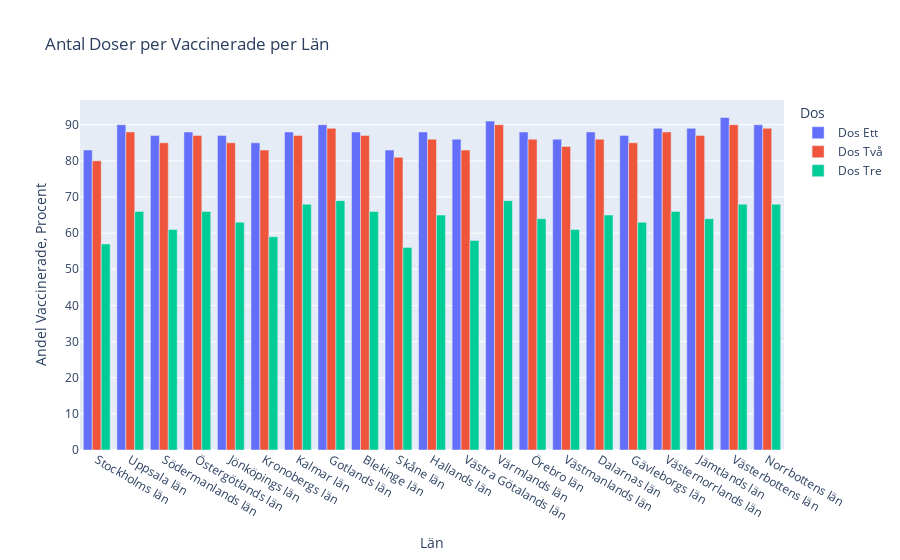

Notebook source saved alongside this figure:
### Code cell
# 2)f
vaccine_lan = df_vaccine.groupby("Län")
befolkning_sum = vaccine_lan["Befolkning"].sum()

fig = px.bar(
    y=[
        round((vaccine_lan["Antal minst 1 dos"].sum() / befolkning_sum)*100), # precentage of vaccine lan.
        round(vaccine_lan["Antal minst 2 doser"].sum() / befolkning_sum*100),
        round(vaccine_lan["Antal 3 doser"].sum() / befolkning_sum*100),
    ],
    title="Antal Doser per Vaccinerade per Län",
    labels={"value": "Andel Vaccinerade, Procent", "x": "Län", "variable": "Dos"},
    x=df_vaccine["Län_namn"].unique(),
    barmode="group",
)
bar_names = {
    "wide_variable_0": "Dos Ett",
    "wide_variable_1": "Dos Två",
    "wide_variable_2": "Dos Tre",
}

# How does this code work? Todo ask Håkan how this code works or google.
# Source https://stackoverflow.com/questions/64371174/plotly-how-to-change-variable-label-names-for-the-legend-in-a-plotly-express-li
fig.for_each_trace(
    lambda t: t.update(
        name=bar_names[t.name],
        legendgroup=bar_names[t.name],
        hovertemplate=t.hovertemplate.replace(t.name, bar_names[t.name]),
    )
)

fig.show()

### Figure 1 — Plotly figure (JSON) as saved in the notebook; plotly's stock layout.template omitted (floating-point values rounded to 4 significant figures)
{"data": [{"alignmentgroup": "True", "hovertemplate": "Dos=Dos Ett<br>Län=%{x}<br>Andel Vaccinerade, Procent=%{y}<extra></extra>", "legendgroup": "Dos Ett", "marker": {"color": "#636efa", "pattern": {"shape": ""}}, "name": "Dos Ett", "offsetgroup": "wide_variable_0", "orientation": "v", "showlegend": true, "textposition": "auto", "type": "bar", "x": ["Stockholms län", "Uppsala län", "Södermanlands län", "Östergötlands län", "Jönköpings län", "Kronobergs län", "Kalmar län", "Gotlands län", "Blekinge län", "Skåne län", "Hallands län", "Västra Götalands län", "Värmlands län", "Örebro län", "Västmanlands län", "Dalarnas län", "Gävleborgs län", "Västernorrlands län", "Jämtlands län", "Västerbottens län", "Norrbottens län"], "xaxis": "x", "y": [83, 90, 87, 88, 87, 85, 88, 90, 88, 83, 88, 86, 91, 88, 86, 88, 87, 89, 89, 92, 90], "yaxis": "y"}, {"alignmentgroup": "True", "hovertemplate": "Dos=Dos Två<br>Län=%{x}<br>Andel Vaccinerade, Procent=%{y}<extra></extra>", "legendgroup": "Dos Två", "marker": {"color": "#EF553B", "pattern": {"shape": ""}}, "name": "Dos Två", "offsetgroup": "wide_variable_1", "orientation": "v", "showlegend": true, "textposition": "auto", "type": "bar", "x": ["Stockholms län", "Uppsala län", "Södermanlands län", "Östergötlands län", "Jönköpings län", "Kronobergs län", "Kalmar län", "Gotlands län", "Blekinge län", "Skåne län", "Hallands län", "Västra Götalands län", "Värmlands län", "Örebro län", "Västmanlands län", "Dalarnas län", "Gävleborgs län", "Västernorrlands län", "Jämtlands län", "Västerbottens län", "Norrbottens län"], "xaxis": "x", "y": [80, 88, 85, 87, 85, 83, 87, 89, 87, 81, 86, 83, 90, 86, 84, 86, 85, 88, 87, 90, 89], "yaxis": "y"}, {"alignmentgroup": "True", "hovertemplate": "Dos=Dos Tre<br>Län=%{x}<br>Andel Vaccinerade, Procent=%{y}<extra></extra>", "legendgroup": "Dos Tre", "marker": {"color": "#00cc96", "pattern": {"shape": ""}}, "name": "Dos Tre", "offsetgroup": "wide_variable_2", "orientation": "v", "showlegend": true, "textposition": "auto", "type": "bar", "x": ["Stockholms län", "Uppsala län", "Södermanlands län", "Östergötlands län", "Jönköpings län", "Kronobergs län", "Kalmar län", "Gotlands län", "Blekinge län", "Skåne län", "Hallands län", "Västra Götalands län", "Värmlands län", "Örebro län", "Västmanlands län", "Dalarnas län", "Gävleborgs län", "Västernorrlands län", "Jämtlands län", "Västerbottens län", "Norrbottens län"], "xaxis": "x", "y": [57, 66, 61, 66, 63, 59, 68, 69, 66, 56, 65, 58, 69, 64, 61, 65, 63, 66, 64, 68, 68], "yaxis": "y"}], "layout": {"barmode": "group", "legend": {"title": {"text": "Dos"}, "tracegroupgap": 0}, "title": {"text": "Antal Doser per Vaccinerade per Län"}, "xaxis": {"anchor": "y", "domain": [0, 1], "title": {"text": "Län"}}, "yaxis": {"anchor": "x", "domain": [0, 1], "title": {"text": "Andel Vaccinerade, Procent"}}}}
